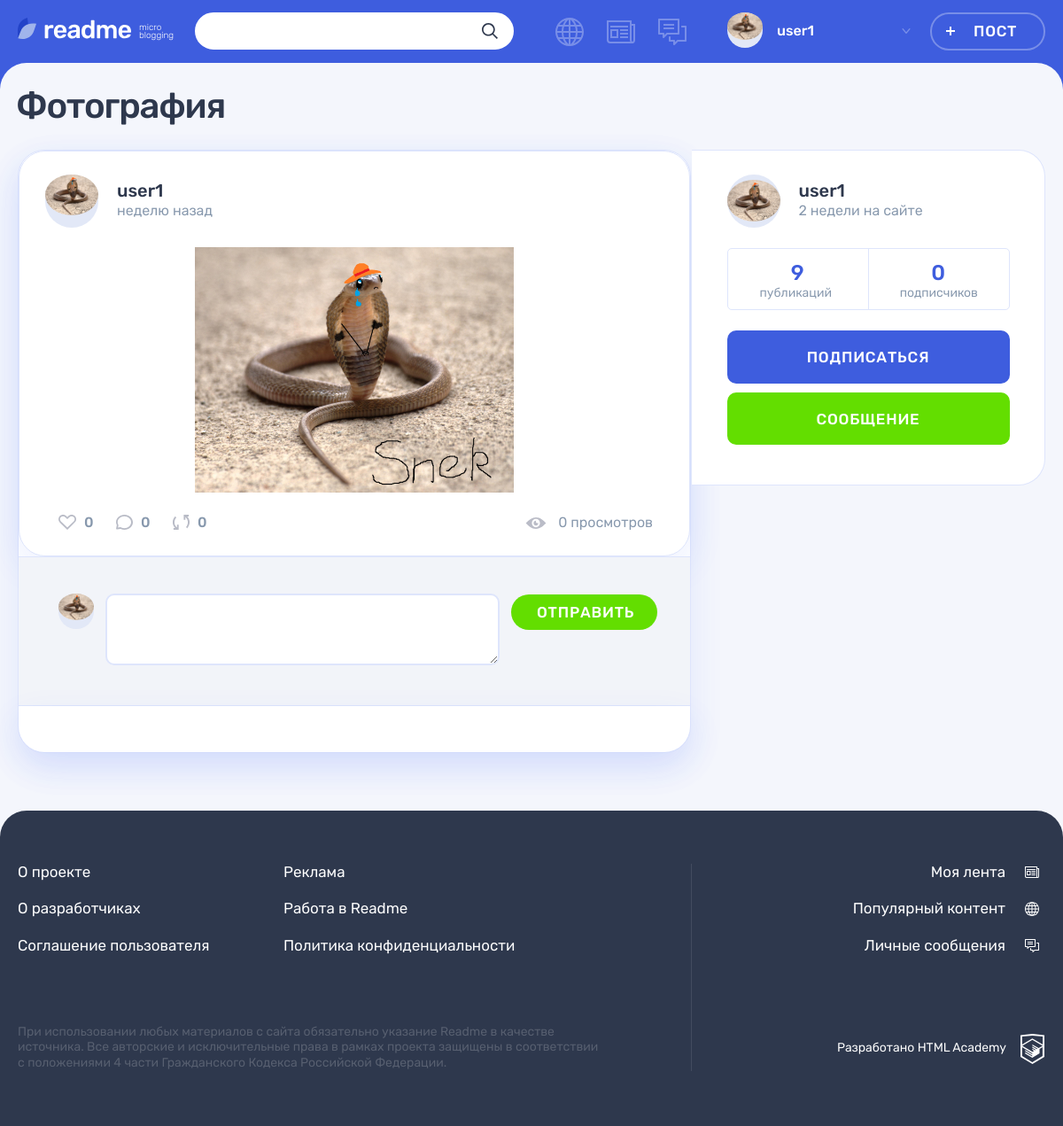
Page /post-details.php?id=8 (signed in) on the earlier database version.
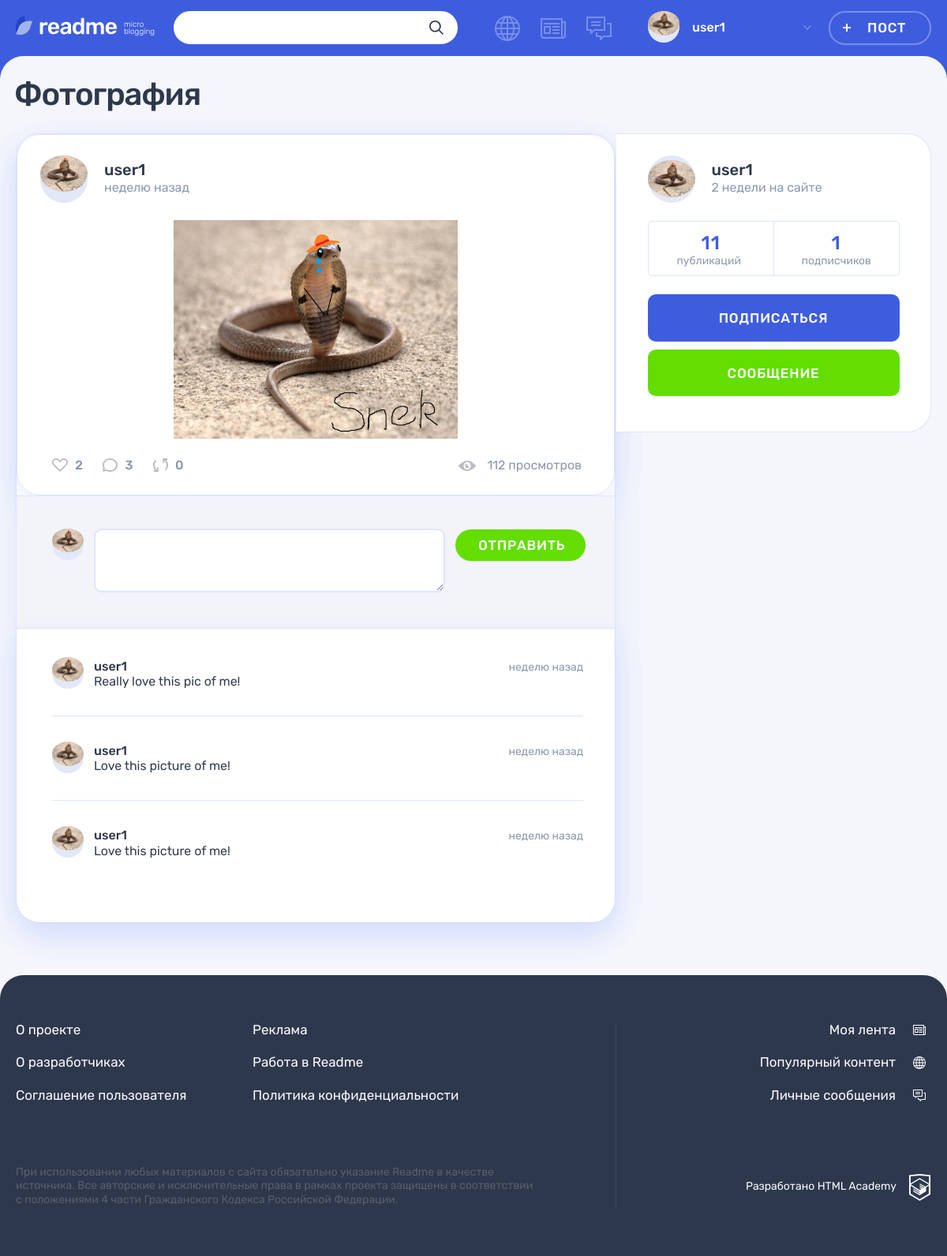
Same page on the later database version.
### tables this page shows
CREATE TABLE `posts` (
  `id` int NOT NULL,
  `date_created` datetime NOT NULL DEFAULT CURRENT_TIMESTAMP,
  `title` varchar(245) NOT NULL,
  `content` varchar(1024) NOT NULL,
  `views` int NOT NULL DEFAULT '0',
  `author` int NOT NULL,
  `content_type` varchar(145) NOT NULL,
  `quote_author` varchar(245) DEFAULT NULL,
  `repost` tinyint(1) NOT NULL DEFAULT '0',
  `original_author` int DEFAULT NULL COMMENT 'Only if the post is a repost',
  `original_post_id` int DEFAULT NULL COMMENT 'Only if post is a repost'
);

CREATE TABLE `users` (
  `id` int NOT NULL,
  `login` varchar(64) NOT NULL,
  `password` varchar(245) NOT NULL,
  `email` varchar(100) NOT NULL,
  `reg_date` datetime NOT NULL DEFAULT CURRENT_TIMESTAMP,
  `profile_pic` varchar(245) DEFAULT NULL
);

CREATE TABLE `comments` (
  `id` int NOT NULL,
  `date_created` datetime NOT NULL DEFAULT CURRENT_TIMESTAMP,
  `text` varchar(245) NOT NULL,
  `author` int NOT NULL,
  `post` int NOT NULL
);

### core/helpers.php (called while the page is built, shortened)
<?php
function include_template($name, array $data = [])
{
    $name = 'templates/' . $name;
    extract($data);
    require $name;
    $result = ob_get_clean();
    return $result;
}
function ago($date){
    $minute = 60;
    $hour = 3600;
    $day = 86400;
    $week = 86400 * 7;
    $month = 31536000 / 12;
    $year = 31536000;
    $dif = time() - strtotime($date);
    if($dif < $minute){
        return "совсем недавно";
    } elseif($dif < $month){
        $dif = intval($dif/$week);
        if($dif == 1){
            return "неделю";
        } elseif($dif < 5){
            return $dif." недели";
        } else{
            return $dif." недель";
        }
    }
}

### templates/pages/post-details-template.php (the view, shortened to what the rows shown need)
<main class="page__main page__main--publication">
  <div class="container">
    <h1 class="page__title page__title--publication"><?= $post['title']?></h1>
    <section class="post-details">
      <div class="post-details__wrapper post-<?=$post['content_type']?>">
        <div class="post-details__main-block post post--details">
          <?php
            $postDisplay = include_template("post-on-page-template.php", [
                        'post' => $post,
                        'page' => $page]);
            print($postDisplay);
          ?>
            <div class="comments">
              <div class="comments__list-wrapper">
                <?php if ($commentsNum > 0):?>
                  <ul class="comments__list">
                    <?php if($commentsNum > 10 && !isset($_GET['comments'])): ?>
                      <?php for($i = 0; $i <=10; $i++):?>
                        <li class="comments__item user">
                          <div class="comments__avatar">
                            <a class="user__avatar-link" href="profile.php?id=<?=$comments[$i]['author']?>&par=posts">
                              <img class="comments__picture" src="<?=$comments[$i]['profile_pic']?>" alt="Аватар пользователя">
                            </a>
                          </div>
                          <div class="comments__info">
                            <div class="comments__name-wrapper">
                              <a class="comments__user-name" href="profile.php?id=<?=$comments[$i]['author']?>&par=posts">
                                <span><?=$comments[$i]['login']?></span>
                              </a>
                              <time class="comments__time" datetime="<?=$comments[$i]['date_created']?>">
                                <?=ago($comments[$i]['date_created']);?> назад
                              </time>
                            </div>
                            <p class="comments__text">
                              <?=$comments[$i]['text']?>
                            </p>
                          </div>
                        </li>
                      <?php endfor;?>
                      <?php if($commentsNum > 10):?>
                        <a class="comments__more-link" href="post-details.php?id=<?=$post['id']?>&comments=all">
                          <span>Показать все комментарии</span>
                          <sup class="comments__amount"><?=($commentsNum - 10)?></sup>
                        </a>
                      <?php endif;?>
                    <?php else:?>
                        <?php foreach($comments as $comment):?>
                          <li class="comments__item user">
                            <div class="comments__avatar">
                              <a class="user__avatar-link" href="profile.php?id=<?=$comment['author']?>&par=posts">
                                <img class="comments__picture" src="<?=$comment['profile_pic']?>" alt="Аватар пользователя">
                              </a>
                            </div>
                            <div class="comments__info">
                              <div class="comments__name-wrapper">
                                <a class="comments__user-name" href="profile.php?id=<?=$comment['author']?>&par=posts">
                                  <span><?=$comment['login']?></span>
                                </a>
                                <time class="comments__time" datetime="<?=$comment['date_created']?>">
                                  <?=ago($comment['date_created']);?> назад
                                </time>
                              </div>
                              <p class="comments__text">
                                <?=$comment['text']?>
                              </p>
                            </div>
                          </li>
                      <?php endforeach;?>
                    <?endif;?>
                  </ul>
                <?php endif;?>
              </div>
            </div>
          </div>
        <?=$profileTab?>
      </div>
    </section>
  </div>
</main>

### templates/profile-tab-template.php (shortened to what the rows shown need)
<div class="<?=$page?>__user user container">
            <div class="<?=$page?>__user-info user__info">
              <div class="<?=$page?>__avatar user__avatar">
                <img class="<?=$page?>__picture user__picture" src="<?=$profile['profile_pic']?>" alt="Аватар пользователя">
              </div>
              <div class="<?=$page?>__name-wrapper user__name-wrapper">
                <a class="<?=$page?>__name user__name" href="profile.php?id=<?=$profile['id']?>&par=posts"><?= $profile['login']?><br> </a>
                <time class="<?=$page?>__user-time user__time" datetime="<?=$profile['reg_date']?>">
                  <?= ago($profile['reg_date']);?> на сайте
                </time>
              </div>
            </div>
          </div>

### templates/post-on-page-template.php (shortened to what the rows shown need)
<article class="<?=$page?>__post post post-<?=$post['content_type']?>">
    <?php switch($page):
        case('popular'):?>
        <? break;
        default: ?>
            <?if(!$post['repost']):?>
                <header class="post__header post__author">
                    <a class="post__author-link" href="profile.php?id=<?=$post['author']?>&par=posts" title="Автор">
                        <div class="post__avatar-wrapper">
                            <img class="post__author-avatar" src="<?=$post['profile_pic']?>" alt="Аватар пользователя" width="60" height="60">
                        </div>
                        <div class="post__info">
                            <b class="post__author-name"><?=$post['login']?></b>
                            <span class="post__time"><?=ago($post['date_created'])?> назад</span>
                        </div>
                    </a>
                </header>
            <?php endif;?>
        <?php break;
    endswitch;?>
    <div class="post__main">
        <?php switch($post['content_type']):
            case('quote'):?>
            <?php case('photo'):?>
                <div class="post-photo__image-wrapper">
                    <img src="<?= $post['content']?>" alt="Фото от пользователя" width="360" height="240">
                </div>
            <?php break;?>
        <?php endswitch;?>
    </div>
    <footer class="post__footer">
            <div class="post__indicators">
                <div class="post__buttons">
                    <form action="add-like.php">
                    </form>
                    <form action="post-details.php?id=<?=$post['id']?>">
                    </form>
                    <form action="repost.php">
                    </form>
                </div>
                <?php if($page == "post-details"):?>
                    <span class="post__view"><?=$post['views']?> просмотров</span>
                <?php endif;?>
            </div>
    </footer>
</article>

Differences in the rows shown:
changed posts "Фотография": views "0" → "112"
added comments: author.profile_pic (picture), author.login "user1", date_created "неделю", text "Really love this pic of me!"
added comments: author.profile_pic (picture), author.login "user1", date_created "неделю", text "Love this picture of me!"
added comments: author.profile_pic (picture), author.login "user1", date_created "неделю", text "Love this picture of me!"
Other differences:
$post['likes_num']: "0" → "2"
$post['comments_num']: "0" → "3"
$profile['postsNum']: "9" → "11"
$profile['subsNum']: "0" → "1"
